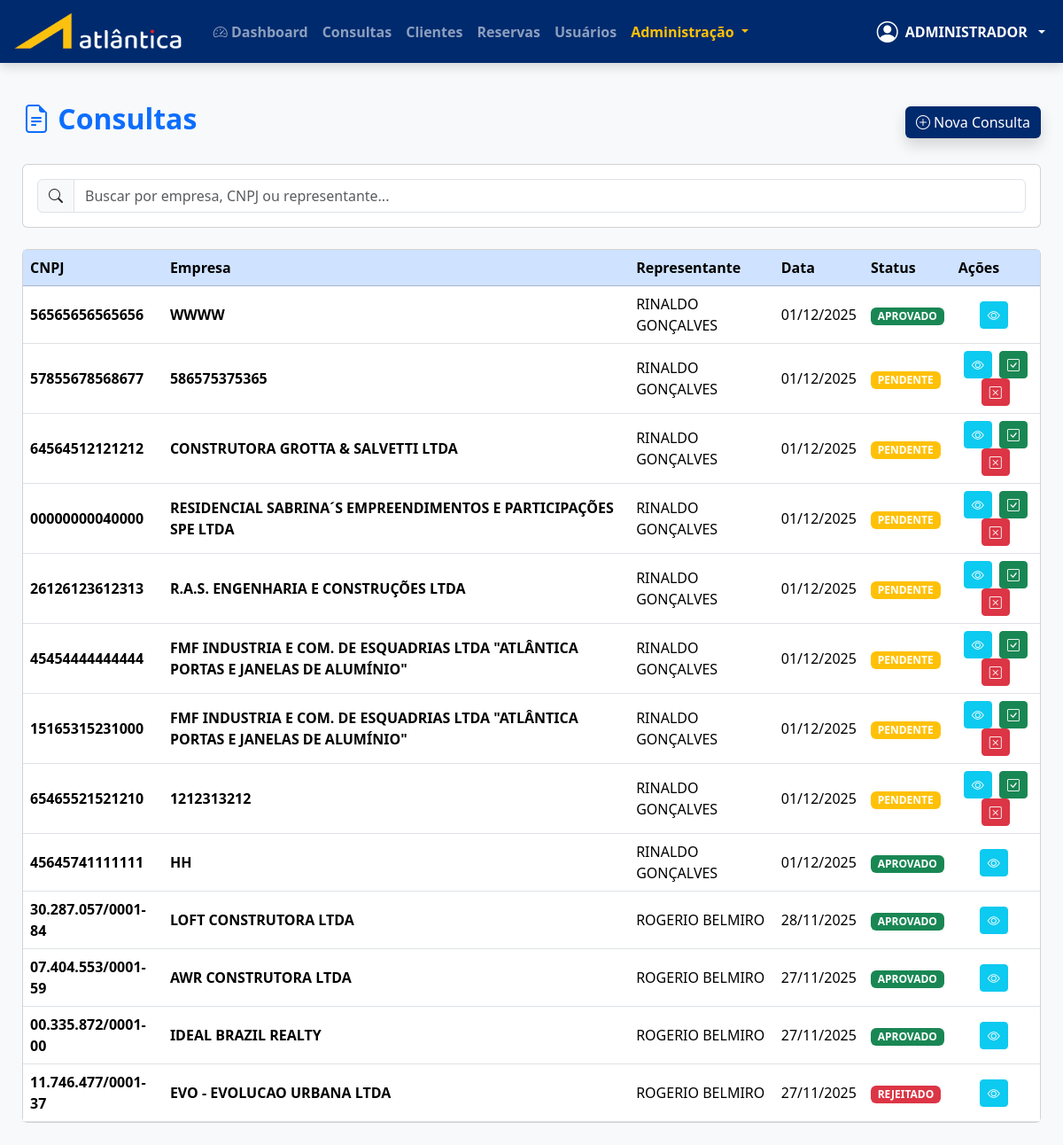
Screenshot of /consultas (signed in) with the database file from the repository.
### app.py (models this page shows, shortened)
class Usuario(db.Model, UserMixin):
    id = db.Column(db.Integer, primary_key=True)
    nome = db.Column(db.String(100), nullable=False)
    email = db.Column(db.String(100), unique=True, nullable=False)
    telefone = db.Column(db.String(20))
    senha_hash = db.Column(db.String(255), nullable=False)
    tipo_usuario_id = db.Column(db.Integer, db.ForeignKey('tipo_usuario.id'))
    gerente_id = db.Column(db.Integer, db.ForeignKey('usuario.id'))
    nivel_acesso = db.Column(db.Integer, default=10)
    status = db.Column(db.String(10), default='ATIVO')
    tipo = db.relationship('TipoUsuario', backref='usuarios')
    gerente = db.relationship('Usuario', remote_side=[id], uselist=False)

class Consulta(db.Model):
    id = db.Column(db.Integer, primary_key=True)
    empresa = db.Column(db.String(100), nullable=False)
    razao_social = db.Column(db.String(150))
    cnpj = db.Column(db.String(18), unique=True, nullable=False)
    ie = db.Column(db.String(20))
    grupo = db.Column(db.String(100))
    cep = db.Column(db.String(9))
    logradouro = db.Column(db.String(100))
    numero = db.Column(db.String(10))
    complemento = db.Column(db.String(50))
    bairro = db.Column(db.String(50))
    cidade = db.Column(db.String(50))
    estado = db.Column(db.String(2))
    nome_contato = db.Column(db.String(100))
    telefone_contato = db.Column(db.String(20))
    email_contato = db.Column(db.String(100))
    nome_representante = db.Column(db.String(100))
    data_consulta = db.Column(db.DateTime, default=datetime.utcnow)
    status_consulta = db.Column(db.String(20), default='PENDENTE')
    motivo_negativa = db.Column(db.Text)

### app.py (the view, shortened to what this page needs)
@app.route('/consultas')
@login_required
@permissao_requerida("Consultas - Listar")
def consultas():
    query = Consulta.query.order_by(Consulta.data_consulta.desc())
    tipo = current_user.tipo.tipo_usuario.strip().lower()
    if tipo == 'representante':
        query = query.filter(
            func.trim(func.upper(Consulta.nome_representante)) == current_user.nome.strip().upper()
        )
    consultas = query.all()
    representantes = Usuario.query.join(TipoUsuario)\
        .filter(TipoUsuario.tipo_usuario.ilike('%representante%'))\
        .order_by(Usuario.nome).all()
    return render_template(
        'consultas/index.html',
        consultas=consultas,
        representantes=representantes
    )

### app.py (called while the page is built, shortened)
def tem_permissao(nivel_necessario=None, funcao=None):
    if current_user.nivel_acesso == 0:  # Admin sempre pode tudo
        return True

def permissao_requerida(funcao=None):
    @wraps(funcao)
    def decorator(f):
        @wraps(f)
        def wrapper(*args, **kwargs):
            if not tem_permissao(funcao=funcao):
                flash('Você não tem permissão para acessar esta função.', 'danger')
                return redirect(url_for('dashboard'))
            return f(*args, **kwargs)
        return wrapper
    return decorator

@login_manager.user_loader
def load_user(id):
    return Usuario.query.get(int(id))

@app.after_request
def after_request(response):
    response.headers["Cache-Control"] = "no-cache, no-store, must-revalidate, public, max-age=0"
    response.headers["Expires"] = "0"
    response.headers["Pragma"] = "no-cache"
    return response

@app.after_request
def add_no_cache(response):
    if request.path.startswith('/reservas'):
        response.headers['Cache-Control'] = 'no-store, no-cache, must-revalidate, max-age=0'
        response.headers['Pragma'] = 'no-cache'
    return response

@app.context_processor
def utility_processor():
    def hoje():
        return date.today()
    return dict(hoje=hoje)

@app.context_processor
def inject_everything():
    endpoints = {rule.endpoint for rule in app.url_map.iter_rules()}
    def tem_permissao(funcao=None):
        if not current_user.is_authenticated:
            return False
        if current_user.nivel_acesso == 0:  # Admin vê tudo
            return True
    def url_safe(endpoint, **vals):
        return url_for(endpoint, **vals) if endpoint in endpoints else '#'
    def endpoint_existe(nome):
        return nome in endpoints
    return dict(
        tem_permissao=tem_permissao,
                url_safe=url_safe,
                endpoint_existe=endpoint_existe)

### templates/consultas/index.html (shortened to what this page needs)
{% extends "base.html" %}
{% block content %}
<div class="d-flex justify-content-between align-items-center mb-4">
    <h2 class="text-primary fw-bold">
        <i class="bi bi-file-earmark-text"></i> Consultas
    </h2>
    {% if tem_permissao("Consultas - Criar") %}
    <button class="btn btn-primary shadow" onclick="novaConsulta()">
        <i class="bi bi-plus-circle"></i> Nova Consulta
    </button>
    {% endif %}
</div>
<div class="card card-atlantica mb-4">
    <div class="card-body">
        <div class="input-group">
            <span class="input-group-text"><i class="bi bi-search"></i></span>
            <input type="text" class="form-control" placeholder="Buscar por empresa, CNPJ ou representante..." id="busca">
        </div>
    </div>
</div>
<div class="card card-atlantica">
    <div class="card-body p-0">
        <div class="table-responsive">
            <table class="table table-hover mb-0 align-middle" id="tabelaClientes">
                <thead class="table-primary">
                <tr>
                    <th>CNPJ</th>
                    <th>Empresa</th>
                    <th>Representante</th>
                    <th>Data</th>
                    <th>Status</th>
                    <th>Ações</th>
                </tr>
            </thead>
            <tbody>
                {% for c in consultas %}
                <tr>
                    <td><strong>{{ c.cnpj }}</strong></td>
                    <td class="text-uppercase fw-bold">{{ c.empresa }}</td>
                    <td>{{ c.nome_representante }}</td>
                    <td>{{ c.data_consulta.strftime('%d/%m/%Y') }}</td>
                    <td>
                        <span class="badge bg-{{ 'warning' if c.status_consulta=='PENDENTE' else 'success' if c.status_consulta=='APROVADO' else 'danger' }}">
                            {{ c.status_consulta }}
                        </span>
                    </td>
                    <td class="text-center">
    <button class="btn btn-sm btn-info text-white me-1" onclick="location.href='/consultas/ver/{{c.id}}'">
        <i class="bi bi-eye"></i>
    </button>
    {% if c.status_consulta == 'PENDENTE' and tem_permissao("Consultas - Aprovar") %}
    <button class="btn btn-success btn-sm" onclick="aprovar({{c.id}})" title="Aprovar">
        <i class="bi bi-check-square"></i>
    </button>
    <button class="btn btn-danger btn-sm" onclick="rejeitar({{c.id}})" title="Rejeitar">
        <i class="bi bi-x-square"></i>
    </button>
    {% endif %}
</td>
                </tr>
                {% endfor %}
            </tbody>
        </table>
    </div>
</div>
{% endblock %}

### templates/base.html (shortened to what this page needs)
<!DOCTYPE html>
<html lang="pt-BR">
<head>
    <link href="https://cdn.jsdelivr.net/npm/bootstrap@5.3.3/dist/css/bootstrap.min.css" rel="stylesheet">
    <link href="https://cdn.jsdelivr.net/npm/bootstrap-icons@1.11.3/font/bootstrap-icons.css" rel="stylesheet">
    <link rel="stylesheet" href="{{ url_for('static', filename='css/style.css') }}">
</head>
<body>
<nav class="navbar navbar-expand-lg navbar-dark navbar-atlantica navbar-fixed">
        <div class="container-fluid">
            <a class="navbar-brand fw-bold d-flex align-items-center" href="{{ url_for('dashboard') if current_user.is_authenticated else url_for('login') }}">
                <img src="{{ url_for('static', filename='img/logo-atlantica.png') }}" alt="Atlântica" height="45" class="me-2">
            </a>
            <div class="collapse navbar-collapse" id="navbarNav">
                <ul class="navbar-nav me-auto">
                    {% if current_user.is_authenticated %}
                        <li class="nav-item">
                            <a class="nav-link" href="{{ url_for('dashboard') }}">
                                <i class="bi bi-speedometer2"></i> Dashboard
                            </a>
                        </li>
                            {% if tem_permissao("Consultas - Listar") and endpoint_existe('consultas') %}
                        <li class="nav-item">
                            <a class="nav-link" href="{{ url_for('consultas') }}">Consultas</a>
                        </li>
                        {% endif %}
                         {% if tem_permissao("Clientes - Listar") and endpoint_existe('clientes') %}
                        <li class="nav-item">
                            <a class="nav-link" href="{{ url_for('clientes') }}">Clientes</a>
                        </li>
                        {% endif %}
                        {% if tem_permissao("Reservas - Listar") and endpoint_existe('reservas') %}
                        <li class="nav-item">
                            <a class="nav-link" href="{{ url_for('reservas') }}">Reservas</a>
                        </li>
                        {% endif %}
                        {% if endpoint_existe('usuarios') %}
                        <li><a class="nav-link" href="{{ url_for('usuarios') }}">Usuários</a></li>
                        {% endif %}
                        {% if current_user.nivel_acesso == 0 %}
                        <li class="nav-item dropdown">
                            <a class="nav-link dropdown-toggle text-warning fw-bold" href="#" data-bs-toggle="dropdown">
                                Administração
                            </a>
                        </li>
                        {% endif %}
                    {% endif %}
                </ul>
                <ul class="navbar-nav ms-auto align-items-center">
                    {% if current_user.is_authenticated %}
                    <li class="nav-item dropdown">
                        <a class="nav-link dropdown-toggle text-white fw-bold d-flex align-items-center gap-2" href="#" data-bs-toggle="dropdown">
                            <i class="bi bi-person-circle fs-4"></i>
                            <div class="text-start">
                                <div>{{ current_user.nome.split()[0] }}</div>
                            </div>
                        </a>
                    </li>
                    {% else %}
                    <li class="nav-item">
                        <a class="nav-link" href="{{ url_for('login') }}">Entrar</a>
                    </li>
                    {% endif %}
                </ul>
            </div>
        </div>
    </nav>
    <div class="main-content">
        {% block content %}{% endblock %}
    </div>
</body>
</html>

### static/css/style.css (style rules this page uses)
:root { --azul-atlantica: #003087; --azul-claro: #005eb8; --cinza-claro: #f5f5f5; }
body { font-family: 'Roboto', sans-serif; background: var(--cinza-claro); }
.navbar { background: var(--azul-atlantica); }
.btn-primary { background: var(--azul-atlantica); border: none; }
.table { background: white; }
.text-uppercase { text-transform: uppercase; }

### templates/base.html (style rules this page uses)
:root { --azul-atlantica: #003087; }
body { background: #f8f9fa; font-family: 'Segoe UI', sans-serif; }
.navbar-fixed { position: fixed; top: 0; left: 0; right: 0; z-index: 1030; box-shadow: 0 4px 12px rgba(0,0,0,0.15); }
.main-content { margin-top: 90px; padding: 25px; }
.nav-link { font-weight: 600; transition: all 0.2s; }
:root { --azul-atlantica: #002A6E; }
.navbar-atlantica { background: var(--azul-atlantica) !important; }

### rows the page displays
Usuario: nome "ADMINISTRADOR"
Consulta: cnpj "56565656565656", empresa "WWWW", nome_representante "RINALDO GONÇALVES", data_consulta "01/12/2025", status_consulta "APROVADO"
Consulta: cnpj "57855678568677", empresa "586575375365", nome_representante "RINALDO GONÇALVES", data_consulta "01/12/2025", status_consulta "PENDENTE"
Consulta: cnpj "64564512121212", empresa "CONSTRUTORA GROTTA & SALVETTI LTDA", nome_representante "RINALDO GONÇALVES", data_consulta "01/12/2025", status_consulta "PENDENTE"
Consulta: cnpj "00000000040000", empresa "RESIDENCIAL SABRINA´S EMPREENDIMENTOS E PARTICIPAÇÕES SPE LTDA", nome_representante "RINALDO GONÇALVES", data_consulta "01/12/2025", status_consulta "PENDENTE"
Consulta: cnpj "26126123612313", empresa "R.A.S. ENGENHARIA E CONSTRUÇÕES LTDA", nome_representante "RINALDO GONÇALVES", data_consulta "01/12/2025", status_consulta "PENDENTE"
Consulta: cnpj "45454444444444", empresa "FMF INDUSTRIA E COM. DE ESQUADRIAS LTDA \"ATLÂNTICA PORTAS E JANELAS DE ALUMÍNIO\"", nome_representante "RINALDO GONÇALVES", data_consulta "01/12/2025", status_consulta "PENDENTE"
Consulta: cnpj "15165315231000", empresa "FMF INDUSTRIA E COM. DE ESQUADRIAS LTDA \"ATLÂNTICA PORTAS E JANELAS DE ALUMÍNIO\"", nome_representante "RINALDO GONÇALVES", data_consulta "01/12/2025", status_consulta "PENDENTE"
Consulta: cnpj "65465521521210", empresa "1212313212", nome_representante "RINALDO GONÇALVES", data_consulta "01/12/2025", status_consulta "PENDENTE"
Consulta: cnpj "45645741111111", empresa "HH", nome_representante "RINALDO GONÇALVES", data_consulta "01/12/2025", status_consulta "APROVADO"
Consulta: cnpj "30.287.057/0001-84", empresa "LOFT CONSTRUTORA LTDA", nome_representante "ROGERIO BELMIRO", data_consulta "28/11/2025", status_consulta "APROVADO"
Consulta: cnpj "07.404.553/0001-59", empresa "AWR CONSTRUTORA LTDA", nome_representante "ROGERIO BELMIRO", data_consulta "27/11/2025", status_consulta "APROVADO"
Consulta: cnpj "00.335.872/0001-00", empresa "IDEAL BRAZIL REALTY", nome_representante "ROGERIO BELMIRO", data_consulta "27/11/2025", status_consulta "APROVADO"
Consulta: cnpj "11.746.477/0001-37", empresa "EVO - EVOLUCAO URBANA LTDA", nome_representante "ROGERIO BELMIRO", data_consulta "27/11/2025", status_consulta "REJEITADO"
